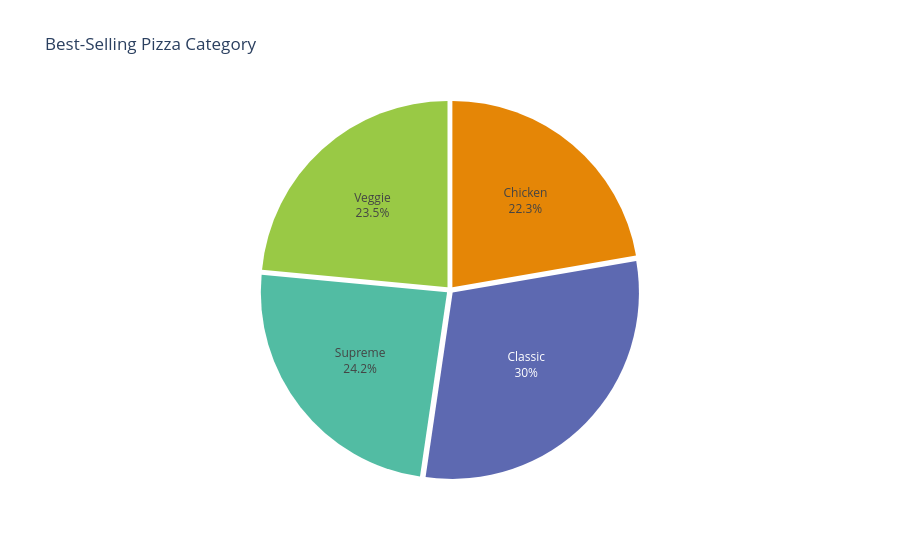

Write notebook code for a chart like this one.
### Code cell
# Make a visualization Best-Selling Pizza Category with plotly
fig = px.pie(
    CategorySalesperYear,
    names='pizza_category', 
    values='quantity',     
    title='Best-Selling Pizza Category',
    color_discrete_sequence=px.colors.qualitative.Vivid,  
)


fig.update_traces(
    sort=False, 
    direction='clockwise', 
    textinfo='percent+label', 
    pull=[0.02] * len(CategorySalesperYear))  

fig.update_layout(
    uniformtext_minsize=12, 
    uniformtext_mode='hide', 
    showlegend=False,         
)

fig.show()

### Figure 1 — Plotly figure (JSON) as saved in the notebook; plotly's stock layout.template omitted (floating-point values rounded to 4 significant figures)
{"data": [{"direction": "clockwise", "domain": {"x": [0, 1], "y": [0, 1]}, "hovertemplate": "pizza_category=%{label}<br>quantity=%{value}<extra></extra>", "labels": ["Chicken", "Classic", "Supreme", "Veggie"], "legendgroup": "", "name": "", "pull": [0.02, 0.02, 0.02, 0.02], "showlegend": true, "sort": false, "textinfo": "percent+label", "type": "pie", "values": [11050, 14888, 11987, 11649]}], "layout": {"legend": {"tracegroupgap": 0}, "piecolorway": ["rgb(229, 134, 6)", "rgb(93, 105, 177)", "rgb(82, 188, 163)", "rgb(153, 201, 69)", "rgb(204, 97, 176)", "rgb(36, 121, 108)", "rgb(218, 165, 27)", "rgb(47, 138, 196)", "rgb(118, 78, 159)", "rgb(237, 100, 90)", "rgb(165, 170, 153)"], "showlegend": false, "title": {"text": "Best-Selling Pizza Category"}, "uniformtext": {"minsize": 12, "mode": "hide"}}}
